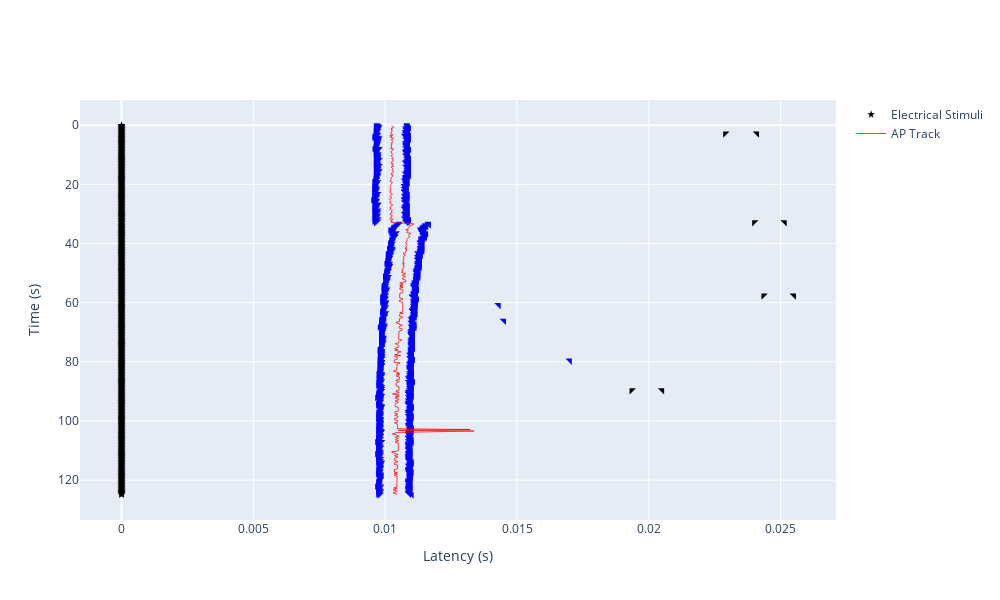

This figure's notebook cell:
### Code cell
%autoreload 2
print(ap_tracks[0])

aps = ap_tracks[0].get_nearest_existing_aps(sweeps = recording.sweeps)

for ap in aps:
    ap.implied_fibre_index = 0
    
flplot = FallingLeafPlot()
flplot.plot(regular_stimuli = recording.el_stimuli, action_potentials = recording.actpots, t_start = t_start, num_intervals = 500, \
            ap_tracks = ap_tracks, post_stimulus_timeframe = 0.025, plot_raw_signal = False)
